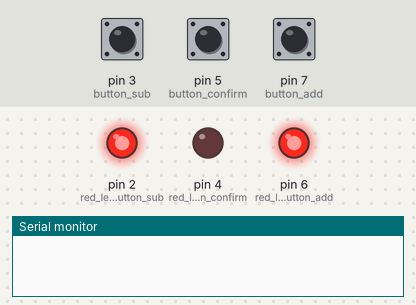
Bench run of a sketch on a simulated Arduino Uno, built with avr-gcc and run on an emulated ATmega328P. Shown: output pins drawn as LEDs (lit = HIGH), the last lines printed to the serial monitor. Inputs (shaded band) come from the test bench; at power-on: pin 3 (button_sub) HIGH, pin 5 (button_confirm) HIGH, pin 7 (button_add) HIGH.

Above: at 1.2 s.
1.3 s: pin 3 (button_sub) pulled LOW for 0.15 s
At 1.45 s:
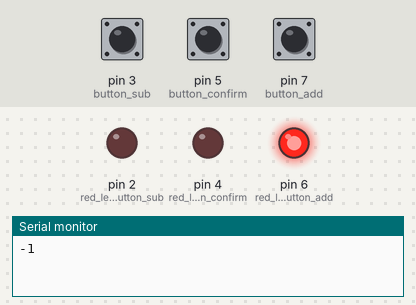
3.1 s: pin 5 (button_confirm) pulled LOW for 0.15 s
At 3.9 s:
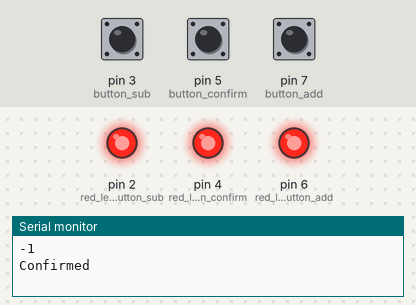
5.6 s: pin 7 (button_add) pulled LOW for 0.15 s
At 5.7 s:
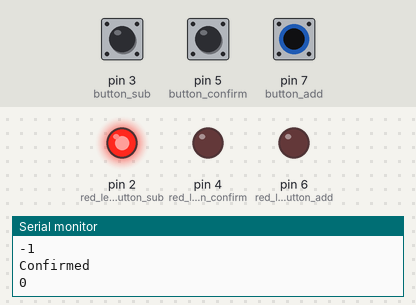
7.3 s: pin 7 (button_add) pulled LOW for 3.2 s
At 10.9 s:
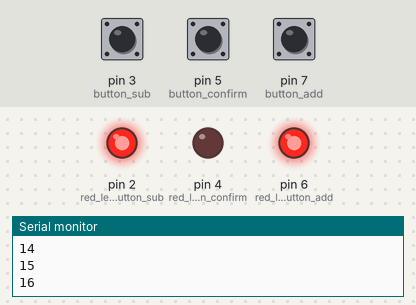
12.0 s: pin 3 (button_sub) pulled LOW for 3.2 s
At 13.2 s:
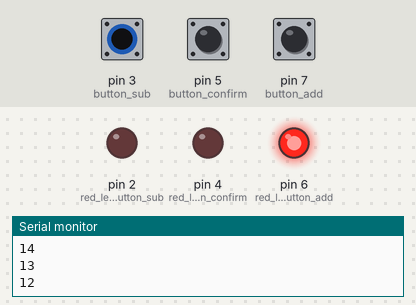
Timing chart, 0 to 16.8 s (numbered marks = the images above; inputs shaded):
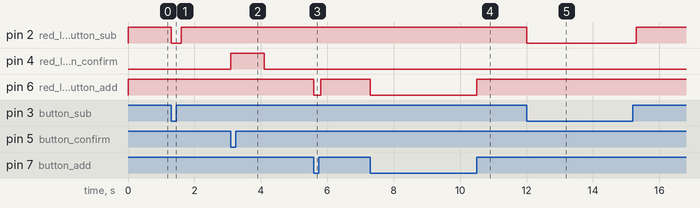

The sketch:

3_Button_Menu_Selector.ino
```cpp
// Uses momentary switches with 2 leds, presence of ground operates them.

int button_add = 7; //  Connect to NO
int red_led_button_add = 6; // Connect to red GND wire
int button_confirm = 5; // Connect to NO
int red_led_button_confirm = 4; // Connect to red GND wire
int button_sub = 3; // Connect to NO
int red_led_button_sub = 2; // Connect to red GND wire
int Counter = 0;

void setup() {
    Serial.begin(9600); // For Console Output
    pinMode(button_add, INPUT);
    pinMode(red_led_button_add, OUTPUT);
    digitalWrite(button_add, HIGH); // Used in place of a pulldown resistor

    pinMode(button_confirm, INPUT);
    pinMode(red_led_button_confirm, OUTPUT);
    digitalWrite(button_confirm, HIGH); // Used in place of a pulldown resistor

    pinMode(button_sub, INPUT);
    pinMode(red_led_button_sub, OUTPUT);
    digitalWrite(button_sub, HIGH); // Used in place of a pulldown resistor
}

void loop() {
    digitalWrite(red_led_button_add, HIGH); // Setting red led pin to high so it cant ground
    digitalWrite(red_led_button_sub, HIGH); // Setting red led pin to high so it cant ground
    digitalWrite(red_led_button_confirm, LOW); // Setting red led pin to high so it cant ground


    if (digitalRead(button_confirm) == LOW) {
        digitalWrite(red_led_button_confirm, HIGH); // Setting red led pin to low so it can ground
        Serial.print("Confirmed\n");
        delay(1000);
    }
    else if (digitalRead(button_add) == LOW) { // Reading voltage on pin 10/NO
        Counter += 1;
        digitalWrite(red_led_button_add, LOW); // Setting red led pin to low so it can ground
        Serial.println(Counter);
        delay(200);
    }
    else if (digitalRead(button_sub) == LOW) {
        Counter -= 1;

        digitalWrite(red_led_button_sub, LOW); // Setting red led pin to low so it can ground
        Serial.println(Counter);
        delay(200);
        delay(100);
    }

}
```

Measured:
- after the input at 1.3 s, pin 2 (red_led_button_sub): HIGH → LOW at once, → HIGH 0.30 s later
- after the input at 3.1 s, pin 4 (red_led_button_confirm): LOW → HIGH at once, → LOW 1.0 s later
- after the input at 5.6 s, pin 6 (red_led_button_add): HIGH → LOW at once, → HIGH 0.20 s later
- after the input at 7.3 s, pin 6 (red_led_button_add): HIGH → LOW at once, → HIGH 3.2 s later
- after the input at 12.0 s, pin 2 (red_led_button_sub): HIGH → LOW at once, → HIGH 3.3 s later
